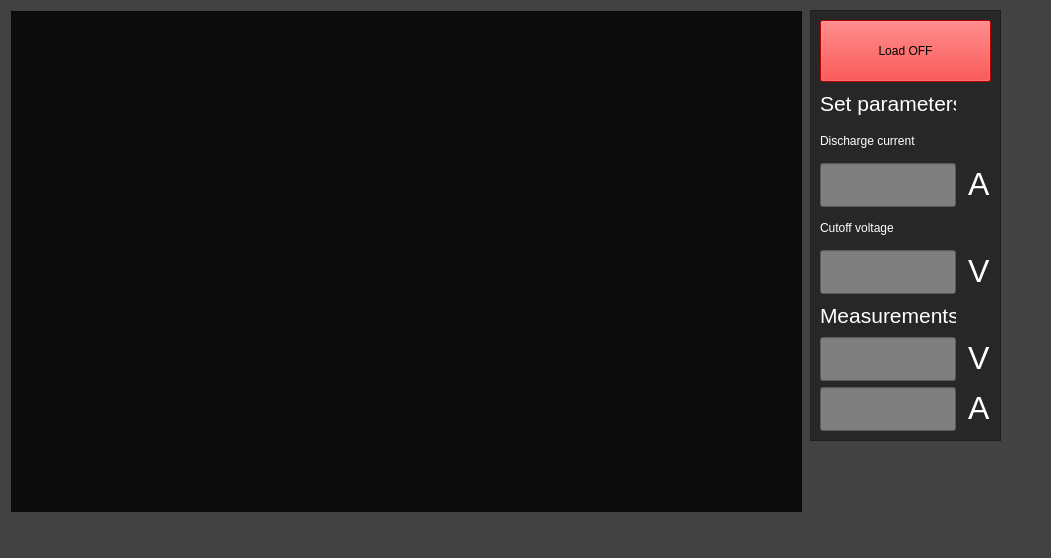
<?xml version="1.0" encoding="UTF-8"?>
<ui version="4.0">
 <class>Electronic_load_app</class>
 <widget class="QMainWindow" name="Electronic_load_app">
  <property name="geometry">
   <rect>
    <x>0</x>
    <y>0</y>
    <width>1051</width>
    <height>558</height>
   </rect>
  </property>
  <property name="sizePolicy">
   <sizepolicy hsizetype="Preferred" vsizetype="Preferred">
    <horstretch>0</horstretch>
    <verstretch>0</verstretch>
   </sizepolicy>
  </property>
  <property name="windowTitle">
   <string>Electronic_load_app</string>
  </property>
  <property name="styleSheet">
   <string notr="true">background-color: rgb(66, 66, 66)</string>
  </property>
  <widget class="QWidget" name="centralwidget">
   <widget class="QGraphicsView" name="graphicsView">
    <property name="geometry">
     <rect>
      <x>11</x>
      <y>11</y>
      <width>791</width>
      <height>501</height>
     </rect>
    </property>
    <property name="styleSheet">
     <string notr="true">background-color: rgb(12, 12, 12)</string>
    </property>
   </widget>
   <widget class="QFrame" name="frame">
    <property name="geometry">
     <rect>
      <x>810</x>
      <y>10</y>
      <width>191</width>
      <height>431</height>
     </rect>
    </property>
    <property name="styleSheet">
     <string notr="true">background-color: rgb(39, 39, 39)</string>
    </property>
    <property name="frameShape">
     <enum>QFrame::StyledPanel</enum>
    </property>
    <property name="frameShadow">
     <enum>QFrame::Raised</enum>
    </property>
    <layout class="QGridLayout" name="gridLayout">
     <item row="8" column="0">
      <widget class="QLabel" name="label_2">
       <property name="font">
        <font>
         <pointsize>16</pointsize>
        </font>
       </property>
       <property name="text">
        <string>&lt;html&gt;&lt;head/&gt;&lt;body&gt;&lt;p&gt;&lt;span style=&quot; color:#ffffff;&quot;&gt;Measurements&lt;/span&gt;&lt;/p&gt;&lt;/body&gt;&lt;/html&gt;</string>
       </property>
      </widget>
     </item>
     <item row="0" column="0" rowspan="2" colspan="3">
      <widget class="QPushButton" name="load_on_offfButton">
       <property name="sizePolicy">
        <sizepolicy hsizetype="Preferred" vsizetype="Preferred">
         <horstretch>0</horstretch>
         <verstretch>0</verstretch>
        </sizepolicy>
       </property>
       <property name="styleSheet">
        <string notr="true">background-color: rgb(255, 0, 0)</string>
       </property>
       <property name="text">
        <string>Load OFF</string>
       </property>
      </widget>
     </item>
     <item row="10" column="0">
      <widget class="QLineEdit" name="measuredCurrent">
       <property name="font">
        <font>
         <pointsize>24</pointsize>
        </font>
       </property>
       <property name="styleSheet">
        <string notr="true">background-color: rgb(127, 127, 127)</string>
       </property>
      </widget>
     </item>
     <item row="10" column="2">
      <widget class="QLabel" name="label_7">
       <property name="font">
        <font>
         <pointsize>24</pointsize>
        </font>
       </property>
       <property name="text">
        <string>&lt;html&gt;&lt;head/&gt;&lt;body&gt;&lt;p&gt;&lt;span style=&quot; color:#ffffff;&quot;&gt;A&lt;/span&gt;&lt;/p&gt;&lt;/body&gt;&lt;/html&gt;</string>
       </property>
      </widget>
     </item>
     <item row="6" column="0">
      <widget class="QLabel" name="label_4">
       <property name="text">
        <string>&lt;html&gt;&lt;head/&gt;&lt;body&gt;&lt;p&gt;&lt;span style=&quot; color:#ffffff;&quot;&gt;Cutoff voltage&lt;/span&gt;&lt;/p&gt;&lt;/body&gt;&lt;/html&gt;</string>
       </property>
      </widget>
     </item>
     <item row="5" column="0">
      <widget class="QLineEdit" name="setCurrent">
       <property name="sizePolicy">
        <sizepolicy hsizetype="Preferred" vsizetype="Preferred">
         <horstretch>0</horstretch>
         <verstretch>0</verstretch>
        </sizepolicy>
       </property>
       <property name="font">
        <font>
         <pointsize>24</pointsize>
        </font>
       </property>
       <property name="styleSheet">
        <string notr="true">QLineEdit{
	background-color: rgb(127, 127, 127);
}</string>
       </property>
      </widget>
     </item>
     <item row="2" column="0">
      <widget class="QLabel" name="label">
       <property name="font">
        <font>
         <pointsize>16</pointsize>
        </font>
       </property>
       <property name="styleSheet">
        <string notr="true"/>
       </property>
       <property name="text">
        <string>&lt;html&gt;&lt;head/&gt;&lt;body&gt;&lt;p&gt;&lt;span style=&quot; color:#ffffff;&quot;&gt;Set parameters&lt;/span&gt;&lt;/p&gt;&lt;/body&gt;&lt;/html&gt;</string>
       </property>
      </widget>
     </item>
     <item row="5" column="2">
      <widget class="QLabel" name="label_6">
       <property name="font">
        <font>
         <pointsize>24</pointsize>
        </font>
       </property>
       <property name="text">
        <string>&lt;html&gt;&lt;head/&gt;&lt;body&gt;&lt;p&gt;&lt;span style=&quot; color:#ffffff;&quot;&gt;A&lt;/span&gt;&lt;/p&gt;&lt;/body&gt;&lt;/html&gt;</string>
       </property>
      </widget>
     </item>
     <item row="9" column="0">
      <widget class="QLineEdit" name="measuredVoltage">
       <property name="font">
        <font>
         <pointsize>24</pointsize>
        </font>
       </property>
       <property name="styleSheet">
        <string notr="true">background-color: rgb(127, 127, 127)</string>
       </property>
      </widget>
     </item>
     <item row="4" column="0">
      <widget class="QLabel" name="label_3">
       <property name="text">
        <string>&lt;html&gt;&lt;head/&gt;&lt;body&gt;&lt;p&gt;&lt;span style=&quot; color:#ffffff;&quot;&gt;Discharge current&lt;/span&gt;&lt;/p&gt;&lt;/body&gt;&lt;/html&gt;</string>
       </property>
      </widget>
     </item>
     <item row="7" column="0">
      <widget class="QLineEdit" name="setCurrent_2">
       <property name="sizePolicy">
        <sizepolicy hsizetype="Preferred" vsizetype="Preferred">
         <horstretch>0</horstretch>
         <verstretch>0</verstretch>
        </sizepolicy>
       </property>
       <property name="font">
        <font>
         <pointsize>24</pointsize>
        </font>
       </property>
       <property name="styleSheet">
        <string notr="true">QLineEdit{
	background-color: rgb(127, 127, 127);
}</string>
       </property>
      </widget>
     </item>
     <item row="7" column="2">
      <widget class="QLabel" name="label_8">
       <property name="font">
        <font>
         <pointsize>24</pointsize>
        </font>
       </property>
       <property name="text">
        <string>&lt;html&gt;&lt;head/&gt;&lt;body&gt;&lt;p&gt;&lt;span style=&quot; color:#ffffff;&quot;&gt;V&lt;/span&gt;&lt;/p&gt;&lt;/body&gt;&lt;/html&gt;</string>
       </property>
      </widget>
     </item>
     <item row="9" column="2">
      <widget class="QLabel" name="label_5">
       <property name="font">
        <font>
         <pointsize>24</pointsize>
        </font>
       </property>
       <property name="text">
        <string>&lt;html&gt;&lt;head/&gt;&lt;body&gt;&lt;p&gt;&lt;span style=&quot; color:#ffffff;&quot;&gt;V&lt;/span&gt;&lt;/p&gt;&lt;/body&gt;&lt;/html&gt;</string>
       </property>
      </widget>
     </item>
    </layout>
   </widget>
  </widget>
  <widget class="QStatusBar" name="statusbar"/>
 </widget>
 <resources/>
 <connections/>
</ui>
